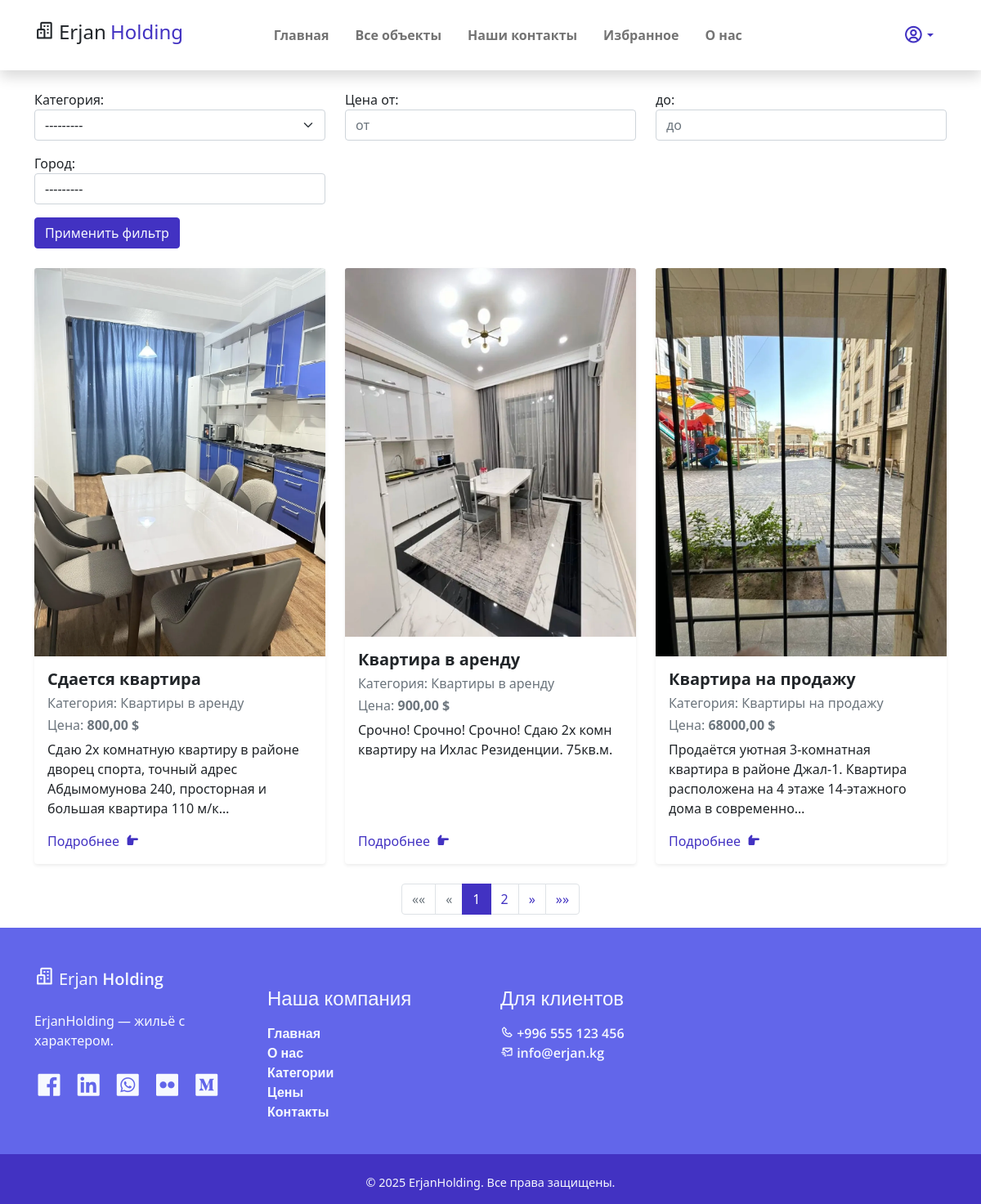
The page /estate_list/ on the database its author committed.
### product/models.py (models this page shows, shortened)
class Estate(models.Model):
    user = models.ForeignKey(MyUser, on_delete=models.CASCADE, default=1)
    title = models.CharField(max_length=100, verbose_name='Название')
    category = models.ForeignKey(Category, on_delete=models.PROTECT, verbose_name='Категория')
    area = models.DecimalField(decimal_places=2, max_digits=10, verbose_name='Площадь')
    city = models.ForeignKey(City, on_delete=models.CASCADE, verbose_name='Город')
    district = models.ForeignKey(District, on_delete=models.CASCADE, verbose_name='Район')
    rooms = models.SmallIntegerField(verbose_name='Количество комнат')
    mail_cover = models.ImageField(upload_to='images/', verbose_name='Обложка', null=True, blank=True)
    geo = models.TextField()
    price = models.DecimalField(decimal_places=2, max_digits=10, verbose_name='Цена')
    description = models.TextField(verbose_name='Описание')
    promo_video = models.FileField(upload_to='videos/', verbose_name='Видеоролик', null=True, blank=True)
    is_active = models.BooleanField(default=True)
    created_at = models.DateTimeField(auto_now_add=True, verbose_name='Дата создания')
    updated_at = models.DateTimeField(auto_now=True, verbose_name='Дата обновления')
    objects = InheritanceManager()
    is_popular = models.BooleanField(default=False)
    is_new = models.BooleanField(default=False)
    class Meta:
        verbose_name = 'Недвижимость'
        verbose_name_plural = 'Недвижимости'

class Category(models.Model):
    title = models.CharField(max_length=100, verbose_name='Название')
    cover = models.ImageField(upload_to='category_covers/', verbose_name='Обложка категории')
    parent_category = models.ForeignKey('self', on_delete=models.CASCADE, blank=True, null=True, verbose_name='Родительская категория')
    def __str__(self):
        ancestors = []
        category = self
        while category:
            ancestors.append(category.title)
            category = category.parent_category
        return ' > '.join(reversed(ancestors))
    class Meta:
        verbose_name = 'Категория'
        verbose_name_plural = 'Категории'

### product/views.py (the view)
# urls.py: path('estate_list/', views.estate_list_view, name='estate_list'),
def estate_list_view(request):
    estates = EstateFilter(request.GET, queryset=Estate.objects.filter(is_active=True))
    paginator = Paginator(estates.qs, 3)
    page_number = request.GET.get('page')
    page_obj= paginator.get_page(page_number)
    return render(request, 'main/estate_list.html', {'estates': estates, 'page_obj': page_obj})

### product/models.py (called while the page is built)
    def __str__(self):
        return self.title

### product/templates/main/estate_list.html (shortened to what this page needs)
{% extends 'base.html' %}
{% load static %}
{% load widget_tweaks %}
{% block content %}
<div class="container my-4">
    <form method="get" class="row gy-3 gx-4 align-items-end mb-4">
        <div class="col-md-4">
            {{ estates.form.category.label_tag }}
            {% render_field estates.form.category class="form-select" %}
        </div>
        <div class="col-md-4">
            {{ estates.form.price_min.label_tag }}
            {% render_field estates.form.price_min class="form-control" placeholder="от" %}
        </div>
        <div class="col-md-4">
            {{ estates.form.price_max.label_tag }}
            {% render_field estates.form.price_max class="form-control" placeholder="до" %}
        </div>
        <div class="col-md-4">
            {{ estates.form.city.label_tag }}
            {% render_field estates.form.city class="form-control" placeholder="Введите город" %}
        </div>
        <div class="col-12">
            <button type="submit" class="btn btn-primary">Применить фильтр</button>
        </div>
    </form>
    <div class="row g-4">
        {% for estate in page_obj %}
            <div class="col-sm-6 col-lg-4 d-flex">
                <div class="card shadow-sm border-0 w-100 h-100">
                    <a href="{% url 'detail' estate.id %}" class="text-decoration-none">
                        <img class="card-img-top" src="{{ estate.mail_cover.url }}" alt="{{ estate.title }}">
                    </a>
                    <div class="card-body d-flex flex-column">
                        <h5 class="card-title text-dark fw-bold mb-2">{{ estate.title }}</h5>
                        <h6 class="text-muted mb-2">Категория: {{ estate.category.title }}</h6>
                        <h6 class="text-muted mb-2">Цена: <strong>{{ estate.price }} $</strong></h6>
                        <p class="card-text text-dark mb-3">{{ estate.description|truncatechars:120 }}</p>
                        <a href="{% url 'detail' estate.id %}" class="mt-auto text-primary fw-semibold text-decoration-none">
                            Подробнее <i class="bx bxs-hand-right ms-1"></i>
                        </a>
                    </div>
                </div>
            </div>
        {% empty %}
            <div class="col-12">
                <p class="text-center text-muted fs-5">Объявлений по выбранным фильтрам не найдено.</p>
            </div>
        {% endfor %}
    </div>
</div>
<nav aria-label="Page navigation" class="mt-4">
  <ul class="pagination justify-content-center">
    {% if page_obj.has_previous %}
      <li class="page-item">
        <a class="page-link" href="?page=1" aria-label="First">
          <span aria-hidden="true">&laquo;&laquo;</span>
        </a>
      </li>
      <li class="page-item">
        <a class="page-link" href="?page={{ page_obj.previous_page_number }}" aria-label="Previous">
          <span aria-hidden="true">&laquo;</span>
        </a>
      </li>
    {% else %}
      <li class="page-item disabled">
        <span class="page-link">&laquo;&laquo;</span>
      </li>
      <li class="page-item disabled">
        <span class="page-link">&laquo;</span>
      </li>
    {% endif %}
    {% for num in page_obj.paginator.page_range %}
      {% if num == page_obj.number %}
        <li class="page-item active">
          <span class="page-link">{{ num }}</span>
        </li>
      {% elif num >= page_obj.number|add:'-2' and num <= page_obj.number|add:'2' %}
        <li class="page-item">
          <a class="page-link" href="?page={{ num }}">{{ num }}</a>
        </li>
      {% endif %}
    {% endfor %}
    {% if page_obj.has_next %}
      <li class="page-item">
        <a class="page-link" href="?page={{ page_obj.next_page_number }}" aria-label="Next">
          <span aria-hidden="true">&raquo;</span>
        </a>
      </li>
      <li class="page-item">
        <a class="page-link" href="?page={{ page_obj.paginator.num_pages }}" aria-label="Last">
          <span aria-hidden="true">&raquo;&raquo;</span>
        </a>
      </li>
    {% endif %}
  </ul>
</nav>
{% endblock %}

### product/templates/base.html (shortened to what this page needs)
{% load static %}
<!DOCTYPE html>
<html lang="en">
<head>
    <link href="https://cdn.jsdelivr.net/npm/bootstrap-icons@1.11.3/font/bootstrap-icons.css" rel="stylesheet">
    <link href="{% static 'assets/css/bootstrap.min.css' %}" rel="stylesheet">
    <link href="{% static 'assets/css/boxicons.min.css' %}" rel="stylesheet">
    <link href="{% static 'assets/css/templatemo.css' %}" rel="stylesheet">
    <link href="{% static 'assets/css/custom.css' %}" rel="stylesheet">
</head>
<body>
<nav class="navbar navbar-expand-lg navbar-light bg-white shadow">
    <div class="container d-flex justify-content-between align-items-center">
        <a class="navbar-brand h1" href="{% url 'index' %}">
            <i class='bx bx-buildings bx-sm text-dark'></i>
            <span class="text-dark h4">Erjan</span> <span class="text-primary h4">Holding</span>
        </a>
        <div class="collapse navbar-collapse" id="navbarNav" style="background-color: white; min-height: 70px;">
            <ul class="navbar-nav mx-auto align-items-center gap-3" style="height: 100%;">
                <li class="nav-item">
                    <a class="nav-link nav-button" href="{% url 'index' %}">Главная</a>
                </li>
                <li class="nav-item">
                    <a class="nav-link nav-button" href="{% url 'estate_list' %}">Все объекты</a>
                </li>
                <li class="nav-item">
                    <a class="nav-link nav-button" href="{% url 'contact' %}">Наши контакты</a>
                </li>
                <li class="nav-item">
                    <a class="nav-link nav-button" href="{% url 'favourite_list' %}">Избранное</a>
                </li>
                <li class="nav-item">
                    <a class="nav-link nav-button" href="{% url 'about' %}">О нас</a>
                </li>
            </ul>
            <div class="nav-item dropdown ms-auto d-flex align-items-center" style="height: 100%; position: relative;">
                <a class="nav-link dropdown-toggle d-flex align-items-center text-primary" href="#" id="userDropdown"
                   role="button" data-bs-toggle="dropdown" aria-expanded="false" style="height: 40px;">
                    <i class='bx bx-user-circle bx-sm'></i>
                </a>
            </div>
        </div>
    </div>
</nav>
{% block content %}
{% endblock %}
<footer class="bg-secondary pt-4">
    <div class="container">
        <div class="row py-4">
            <div class="col-lg-3 col-12 align-left">
                <a class="navbar-brand" href="{% url 'index' %}">
                    <i class='bx bx-buildings bx-sm text-light'></i>
                    <span class="text-light h5">Erjan</span> <span class="text-light h5 semi-bold-600">Holding</span>
                </a>
                <p class="text-light my-lg-4 my-2">ErjanHolding — жильё с характером.</p>
                <ul class="list-inline footer-icons light-300">
                    <li class="list-inline-item"><a class="text-light" href="#"><i class='bx bxl-facebook-square bx-md'></i></a></li>
                    <li class="list-inline-item"><a class="text-light" href="#"><i class='bx bxl-linkedin-square bx-md'></i></a></li>
                    <li class="list-inline-item"><a class="text-light" href="#"><i class='bx bxl-whatsapp-square bx-md'></i></a></li>
                    <li class="list-inline-item"><a class="text-light" href="#"><i class='bx bxl-flickr-square bx-md'></i></a></li>
                    <li class="list-inline-item"><a class="text-light" href="#"><i class='bx bxl-medium-square bx-md'></i></a></li>
                </ul>
            </div>
            <div class="col-lg-3 col-md-4 mt-4">
                <h4 class="text-light light-300">Наша компания</h4>
                <ul class="list-unstyled text-light light-300">
                    <li><a class="text-decoration-none text-light" href="{% url 'index' %}">Главная</a></li>
                    <li><a class="text-decoration-none text-light" href="{% url 'about' %}">О нас</a></li>
                    <li><a class="text-decoration-none text-light" href="#">Категории</a></li>
                    <li><a class="text-decoration-none text-light" href="#">Цены</a></li>
                    <li><a class="text-decoration-none text-light" href="{% url 'contact' %}">Контакты</a></li>
                </ul>
            </div>
            <div class="col-lg-3 col-md-4 mt-4">
                <h4 class="text-light light-300">Для клиентов</h4>
                <ul class="list-unstyled text-light light-300">
                    <li><a class="text-decoration-none text-light" href="tel:+996555123456"><i class='bx bx-phone'></i> +996 555 123 456</a></li>
                    <li><a class="text-decoration-none text-light" href="mailto:info@erjan.kg"><i class='bx bx-mail-send'></i> info@erjan.kg</a></li>
                </ul>
            </div>
        </div>
    </div>
    <div class="w-100 bg-primary py-3">
        <div class="container">
            <div class="row pt-2">
                <div class="col text-center text-light">
                    © 2025 ErjanHolding. Все права защищены.
                </div>
            </div>
        </div>
    </div>
</footer>
</body>
</html>

### static/assets/css/templatemo.css (style rules this page uses)
html { font-family: 'Open Sans', sans-serif; }
p, a { font-weight: 400; }
.light-300 { font-family: 'Open Sans', sans-serif !important; font-weight: 300; }
.semi-bold-600 { font-family: 'Open Sans', sans-serif !important; font-weight: 600; }

### product/templates/base.html (style rules this page uses)
.navbar-brand { font-weight: 700; color: #0d6efd !important; }
.nav-link.nav-button { font-weight: 600; color: #212529; transition: color 0.3s ease; }
footer h4 { font-weight: 700; color: #e0e0e0; margin-bottom: 1rem; }
footer p { color: #cfcfcf; font-weight: 400; }
footer a.text-light { font-weight: 600; transition: color 0.3s ease; }
.footer-icons li a { color: #cfcfcf; transition: color 0.3s ease; }
footer .text-center.text-light { font-weight: 500; font-size: 0.9rem; }
.navbar-brand { padding-top: .3125rem; padding-bottom: .3125rem; margin-right: 1rem; font-size: 1.25rem; }

### rows shown on the page
Estate: mail_cover (picture), title "Сдается квартира", category "Квартиры в аренду", price "800,00", description "Сдаю 2х комнатную квартиру в районе дворец спорта, точный адрес Абдымомунова 240, просторная и большая квартира 110 м/к…"
Estate: mail_cover (picture), title "Квартира в аренду", category "Квартиры в аренду", price "900,00", description "Срочно! Срочно! Срочно! Сдаю 2х комн квартиру на Ихлас Резиденции. 75кв.м."
Estate: mail_cover (picture), title "Квартира на продажу", category "Квартиры на продажу", price "68000,00", description "Продаётся уютная 3-комнатная квартира в районе Джал-1. Квартира расположена на 4 этаже 14-этажного дома в современно…"

### other values the page prints
{{ estates.form.category.label_tag }} "Категория:"
{{ estates.form.price_min.label_tag }} "Цена от:"
{{ estates.form.price_max.label_tag }} "до:"
{{ estates.form.city.label_tag }} "Город:"
{{ num }} "1"
{{ num }} "2"
